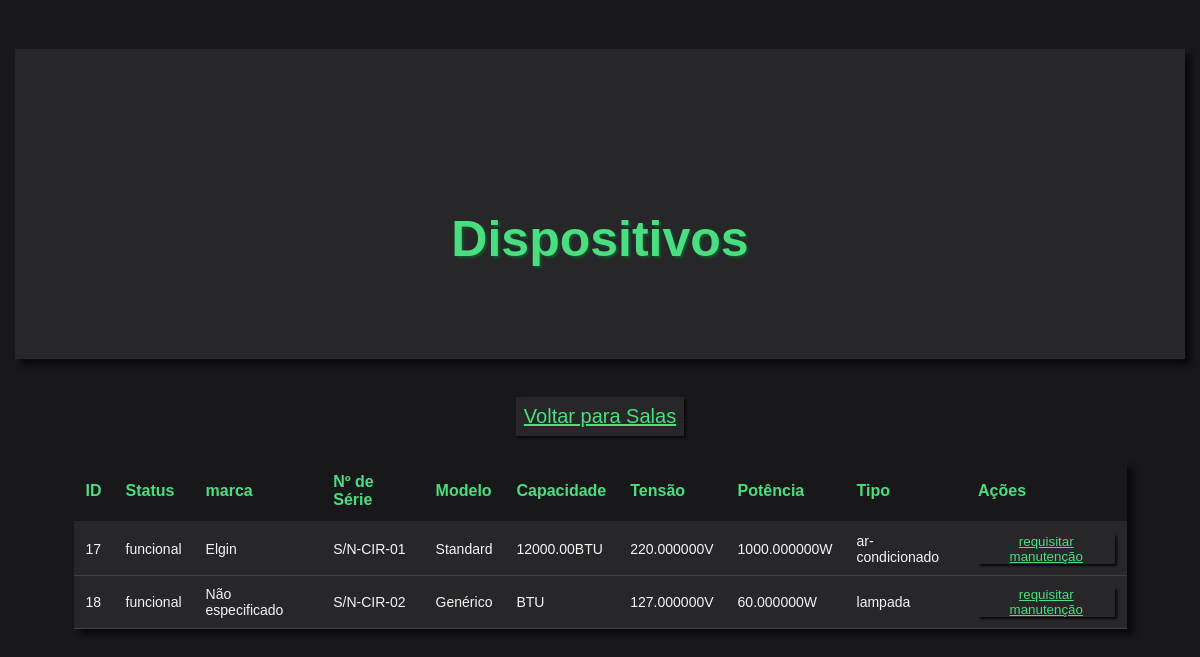
Screenshot of /dispositivos.php?cod_sala=10.000 with the database file from the repository.
### tables this page shows
CREATE TABLE Dispositivo(
    id_dispositivo INTEGER AUTO_INCREMENT PRIMARY KEY,
    status VARCHAR(13) CHECK(status IN ('funcional', 'em manutencao', 'defeituoso')), 
    marca VARCHAR(64),
    nr_serie VARCHAR(128) NOT NULL,
    modelo VARCHAR(256) NOT NULL,
    capacidade_btu DECIMAL(16, 2),
    tensao_v DECIMAL(16, 6) NOT NULL,
    potencia_w DECIMAL(16, 6) NOT NULL,
    tipo_dispositivo VARCHAR(16) CHECK(tipo_dispositivo IN ('ar-condicionado', 'tomada', 'televisao', 'lampada', 'outro'))
);

### dispositivos.php (the view, shortened to what this page needs)
<?php
    require_once 'conexao.php';
$cod_sala = $_GET['cod_sala'] ?? null;
if ($cod_sala !== null && $cod_sala !== '') {
    $sql = "SELECT Dispositivo.* FROM Dispositivo
            INNER JOIN Alocacao ON Dispositivo.id_dispositivo = Alocacao.id_dispositivo
            WHERE Alocacao.cod_sala = ?
            ORDER BY Dispositivo.id_dispositivo";
    $stmt = mysqli_prepare($conn, $sql);
    mysqli_stmt_bind_param($stmt, "i", $cod_sala);
    mysqli_stmt_execute($stmt);
    $resultado = mysqli_stmt_get_result($stmt);
} else {
    $sql = "SELECT * FROM Dispositivo ORDER BY id_dispositivo";
    $resultado = mysqli_query($conn, $sql);
}
$disps = mysqli_fetch_all($resultado, MYSQLI_ASSOC);
?>
<!DOCTYPE html>
<html lang="pt">
<head>
    <link rel="stylesheet" href="style.css">
</head>
<body>
    <h1>Dispositivos</h1>
    <p>
        <a href="mapa.php">Voltar para Salas</a>
    </p>
    <table>
        <tr>
            <th>ID</th>
            <th>Status</th>
            <th>marca</th>
            <th>Nº de Série</th>
            <th>Modelo</th>
            <th>Capacidade</th>
            <th>Tensão</th>
            <th>Potência</th>
            <th>Tipo</th>
            <th>Ações</th>
        </tr>
        <?php foreach ($disps as $disp): ?>
            <tr>
                <td><?= htmlspecialchars($disp['id_dispositivo']) ?></td>
                <td><?= htmlspecialchars($disp['status']) ?></td>
                <td><?= htmlspecialchars($disp['marca']) ?></td>
                <td><?= htmlspecialchars($disp['nr_serie']) ?></td>
                <td><?= htmlspecialchars($disp['modelo']) ?></td>
                <td><?= htmlspecialchars($disp['capacidade_btu']) ?>BTU</td>
                <td><?= htmlspecialchars($disp['tensao_v']) ?>V</td>
                <td><?= htmlspecialchars($disp['potencia_w']) ?>W</td>
                <td><?= htmlspecialchars($disp['tipo_dispositivo']) ?></td>
                <td>
                    <a href="requisitar_manutencao.php?id_dispositivo=<?= htmlspecialchars($disp['id_dispositivo']) ?>"><button>requisitar manutenção</button></a>
                </td>
            </tr>
        <?php endforeach; ?>
    </table>
</body>
</html>

### style.css (style rules this page uses)
body { display: flex; background-color: rgb(24, 24, 27); margin: 0px; height: 100vh; flex-direction: column; justify-content: flex-start; align-items: center; }
h1 { background-color: rgb(39, 39, 42); height:240px; width: 100%; padding: 0px; padding-top: 70px; display: flex; justify-content: center; align-items: center; text-align: center; top: -330px; font-size: 50px; color: rgb(74, 222, 128); font-family: sans-serif; text-shadow: 2px 2px 2px rgb(20, 83, 45); box-shadow: 6px 6px 6px rgb(9, 9, 11); }
button { display: flex; justify-content: center; align-items: center; height: 30px; width: 100%; background-color: rgb(39, 39, 42); box-shadow: 2px 2px 2px rgb(9, 9, 11); border: transparent; color: rgb(74, 222, 128); cursor: pointer; }
p { color: rgb(244, 244, 245); font-size: 20px; top: 30px; background-color: rgb(39, 39, 42); box-shadow: 2px 2px 2px rgb(9, 9, 11); padding: 8px; margin: 5px; }
a { color: rgb(74, 222, 128); }
p { color:#4ade80; display: flex; justify-content: center; align-items: center; }
table { width: 90%; max-width: 1200px; border-collapse: collapse; background-color: rgb(39, 39, 42); box-shadow: 6px 6px 6px rgb(9, 9, 11); font-family: sans-serif; margin-top: 20px; }
tr { height: 50px; }
th { background-color: rgb(24, 24, 27); color: rgb(74, 222, 128); padding: 12px; text-align: left; border-bottom: 2px solid rgb(39, 39, 42); font-size: 16px; }
td { padding: 10px 12px; color: rgb(244, 244, 245); border-bottom: 1px solid rgb(63, 63, 70); font-size: 14px; }

### dispositivos.php (style rules this page uses)
body { font-family: sans-serif; margin: 0; padding: 15px; background: #f5f5f5; }

### rows the page displays
dispositivo: id_dispositivo "17", status "funcional", marca "Elgin", nr_serie "S/N-CIR-01", modelo "Standard", capacidade_btu "12000.00", tensao_v "220.000000", potencia_w "1000.000000", tipo_dispositivo "ar-condicionado"
dispositivo: id_dispositivo "18", status "funcional", marca "Não especificado", nr_serie "S/N-CIR-02", modelo "Genérico", tensao_v "127.000000", potencia_w "60.000000", tipo_dispositivo "lampada"
